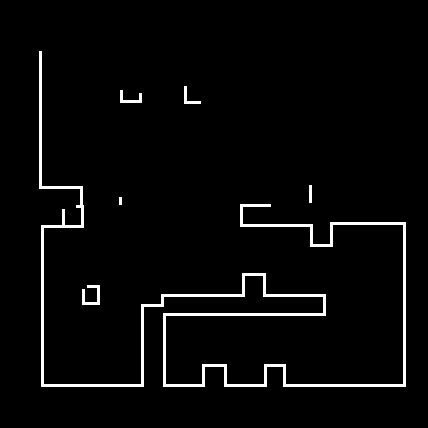
#> input picture test1.png, 428 x 428 px
$ python test_icp_correction.py
#> lines starting #> are read from the running program, lines starting #| are printed output that depends on the picture; after the words box and inside, x2 and y2 are one past the last pixel; in counts of white or black regions, pixels touching at a corner belong together; long printed decimals are rounded
### icp_map_merge.py
# -*- coding:utf-8 -*-

import numpy as np
import matplotlib.pyplot as plt
import cv2
import math
from sklearn.neighbors import NearestNeighbors


class ScanMatching():

    def __init__(self):
        pass


    # [11 lines left out: function euclidean_distance, not called in this run]


    def point_based_matching(self, point_pairs):
        """
        This function is based on the paper "Robot Pose Estimation in Unknown Environments by Matching 2D Range Scans"
        by F. Lu and E. Milios.

        :param point_pairs: the matched point pairs [((x1, y1), (x1', y1')), ..., ((xi, yi), (xi', yi')), ...]
        :return: the rotation angle and the 2D translation (x, y) to be applied for matching the given pairs of points
        """

        x_mean = 0
        y_mean = 0
        xp_mean = 0
        yp_mean = 0
        n = len(point_pairs)

        if n == 0:
            return None, None, None

        for pair in point_pairs:

            (x, y), (xp, yp) = pair

            x_mean += x
            y_mean += y
            xp_mean += xp
            yp_mean += yp

        x_mean /= n
        y_mean /= n
        xp_mean /= n
        yp_mean /= n

        s_x_xp = 0
        s_y_yp = 0
        s_x_yp = 0
        s_y_xp = 0
        for pair in point_pairs:

            (x, y), (xp, yp) = pair

            s_x_xp += (x - x_mean)*(xp - xp_mean)
            s_y_yp += (y - y_mean)*(yp - yp_mean)
            s_x_yp += (x - x_mean)*(yp - yp_mean)
            s_y_xp += (y - y_mean)*(xp - xp_mean)

        rot_angle = math.atan2(s_x_yp - s_y_xp, s_x_xp + s_y_yp)
        translation_x = xp_mean - (x_mean*math.cos(rot_angle) - y_mean*math.sin(rot_angle))
        translation_y = yp_mean - (x_mean*math.sin(rot_angle) + y_mean*math.cos(rot_angle))

        return rot_angle, translation_x, translation_y


    def icp(self, reference_points, points, max_iterations=2000, distance_threshold=1000, convergence_translation_threshold=1,
            convergence_rotation_threshold=1e-3, point_pairs_threshold=10, verbose=False):
        """
        An implementation of the Iterative Closest Point algorithm that matches a set of M 2D points to another set
        of N 2D (reference) points.

        :param reference_points: the reference point set as a numpy array (N x 2) \n
        :param points: the point that should be aligned to the reference_points set as a numpy array (M x 2) \n
        :param max_iterations: the maximum number of iteration to be executed \n
        :param distance_threshold: the distance threshold between two points in order to be considered as a pair \n
        :param convergence_translation_threshold: the threshold for the translation parameters (x and y) for the
                                                transformation to be considered converged \n
        :param convergence_rotation_threshold: the threshold for the rotation angle (in rad) for the transformation
                                                to be considered converged \n
        :param point_pairs_threshold: the minimum number of point pairs the should exist \n
        :param verbose: whether to print informative messages about the process (default: False) \n
        :return: the transformation history as a list of numpy arrays containing the rotation (R) and translation (T)
                transformation in each iteration in the format [R | T] and the aligned points as a numpy array M x 2 \n
        """

        transformation_history = []

        x, y, yaw = 0, 0, 0

        nbrs = NearestNeighbors(n_neighbors=1, algorithm='kd_tree').fit(reference_points)

        for iter_num in range(max_iterations):
            if verbose:
                print('------ iteration', iter_num, '------')

            closest_point_pairs = []  # list of point correspondences for closest point rule

            distances, indices = nbrs.kneighbors(points)
            for nn_index in range(len(distances)):
                if distances[nn_index][0] < distance_threshold:
                    closest_point_pairs.append((points[nn_index], reference_points[indices[nn_index][0]]))

            # if only few point pairs, stop process
            if verbose:
                print('number of pairs found:', len(closest_point_pairs))
            if len(closest_point_pairs) < point_pairs_threshold:
                if verbose:
                    print('No better solution can be found (very few point pairs)!')
                break

            # compute translation and rotation using point correspondences
            closest_rot_angle, closest_translation_x, closest_translation_y = self.point_based_matching(closest_point_pairs)
            if closest_rot_angle is not None:
                if verbose:
                    print('Rotation:', math.degrees(closest_rot_angle), 'degrees')
                    print('Translation:', closest_translation_x, closest_translation_y)
            if closest_rot_angle is None or closest_translation_x is None or closest_translation_y is None:
                if verbose:
                    print('No better solution can be found!')
                break

            # transform 'points' (using the calculated rotation and translation)
            c, s = math.cos(closest_rot_angle), math.sin(closest_rot_angle)
            rot = np.array([[c, -s],
                            [s, c]])
            aligned_points = np.dot(points, rot.T)
            aligned_points[:, 0] += closest_translation_x
            aligned_points[:, 1] += closest_translation_y

            # update 'points' for the next iteration
            points = aligned_points

            # update transformation history
            transformation_history.append(np.vstack((np.hstack( (rot, np.array([[closest_translation_x], [closest_translation_y]]) )), np.array([0,0,1]))))

            yaw += closest_rot_angle
            x += closest_translation_x
            y += closest_translation_y

            # check convergence
            if (abs(closest_rot_angle) < convergence_rotation_threshold) \
                    and (abs(closest_translation_x) < convergence_translation_threshold) \
                    and (abs(closest_translation_y) < convergence_translation_threshold):
                if verbose:
                    print('Converged!')
                break
        print("No. %i"%iter_num)
        return transformation_history, points, [x, y, yaw]


# [76 lines left out: functions transform_state, entropy_filter, merging_map, not called in this run]


# [71 lines that do not run on import are left out]

### ransac_map_merge.py
# -*- coding:utf-8 -*-
import cv2
import numpy as np
from matplotlib import pyplot as plt
import math
import random


class RANSAC_Map_Merging():

    def __init__(self):
        pass

    def _cal_distance(self, x1, y1, x2, y2):
        return ((x1-x2)**2 + (y1-y2)**2)**0.5

    # [364 lines left out: functions _rotation, _ransac_find_all, _ransac_find_scale, _ransac_find_rotation_translation, _similarity_index, _similarity_index_2, not called in this run]


class MAP_Function():
    def __init__(self):
        pass

    # [22 lines left out: function _transform_state, not called in this run]

    def _entropy_filter(self, prob1, prob2):
        """
        This filter is used for selecting a prob with the least entropy. \n
        Input : probability in range (0,1); (prob1, prob2). \n
        Output: probability in range (0,1); (prob1, prob2, or merged prob).
        """


        # calculate merged prob.
        prob_merged = (prob1 + prob2)/2
        # Compute entropy for each prob.
        H1 = -prob1 * math.log(prob1) - (1-prob1) * math.log(1-prob1)
        H2 = -prob2 * math.log(prob2) - (1-prob2) * math.log(1-prob2)
        Hm = -prob_merged * math.log(prob_merged) - (1-prob_merged) * math.log(1-prob_merged)

        H_min = min(H1, H2, Hm)

        if H_min == H1:
            return prob1
        elif H_min == H2:
            return prob2
        else:
            return prob_merged

    # [239 lines left out: functions _merging_map_ratio, _merging_map, _translate_image, _rotate_image, _series_merging_map, _modify_map_size and 3 more, not called in this run]

# [91 lines that do not run on import are left out]


### test_icp_correction.py
# -*- coding:utf-8 -*-
import cv2
import numpy as np
from matplotlib import pyplot as plt
import math
import random
import copy
import matplotlib.gridspec as gridspec
from skimage.data import shepp_logan_phantom
from skimage.transform import radon, rescale
from ransac_map_merge import MAP_Function, RANSAC_Map_Merging
from itertools import combinations, permutations
from icp_map_merge import ScanMatching
from sklearn.cluster import KMeans
import csv
from icp_map_merge import ScanMatching

def _merging_map(dx, dy, dtheta, dr, map1, map2):

    map2 = cv2.resize(map2, (0, 0), fx=1/dr, fy=1/dr, interpolation=cv2.INTER_CUBIC)

    r1, c1 = np.shape(map1)
    r2, c2 = np.shape(map2)
    extension = max(r2,c2)
    map_temp = np.ones(( r1 + extension*2 , c1 + extension*2 )) * 0
    map_temp[extension:extension+r1 , extension:extension+c1] = map1

    dx = dx/dr
    dy = dy/dr
    # 下面這步是為了先將Map1 和Map2的原點貼齊，否則Map2一開始會在擴充地圖的左上角。
    dx = dx + extension
    dy = dy + extension
    for row in range(r2):
        for col in range(c2):

            new_x = int( (math.cos(dtheta)*row - math.sin(dtheta)*col + dx))
            new_y = int( (math.sin(dtheta)*row + math.cos(dtheta)*col + dy))

            if new_x >= extension and new_x <= extension + r1 and new_y >= extension and new_y <= extension + c1:
                # Overlap area, use Entropy filter to determine whether adopting mixed probability or not.
                prob1 = (map_temp[new_x, new_y]+1)/257.0  # -> equals to map1 prob
                prob2 = (map2[row, col]+1)/257.0          # -> map2 prob

                prob = MAP_Function()._entropy_filter(prob1, prob2)
                map_temp[new_x, new_y] = prob*257-1

            else:
                map_temp[new_x, new_y] = map2[row, col]

    return map_temp

def _modify_map_size(merged_map):
    """
    After merging maps, size of the merged map is very large due to the extension.\n
    This function is designed to reduce parts of extension areas.\n
    """
    pos_x_white, pos_y_white = np.where(merged_map == 255)
    # pos_x_black, pos_y_black = np.where(merged_map == 0)

    pos_x_M = np.amax(pos_x_white)
    pos_x_m = np.amin(pos_x_white)
    pos_y_M = np.amax(pos_y_white)
    pos_y_m = np.amin(pos_y_white)

    reduced_map = merged_map[pos_x_m-5:pos_x_M+5, pos_y_m-5:pos_y_M+5]

    return reduced_map


if __name__ == "__main__":

    img1 = cv2.imread('test1.png')
#> img1 is the input picture: shape (428, 428, 3); 3.3% white; 6 white regions, box (x1, y1, x2, y2) and area: (39, 51, 406, 387) 5511, (82, 285, 100, 305) 174, (120, 90, 142, 103) 117, (184, 86, 201, 104) 96, (309, 185, 312, 203) 54, (119, 197, 122, 205) 24
    img2 = cv2.imread('test2.png')
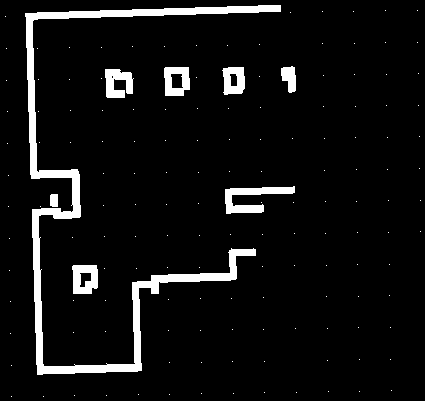
#> input picture test2.png, 425 x 401 px
#> img2 is the input picture: shape (401, 425, 3); 6.5% white; 152 white regions (144 under 20 px), largest, box (x1, y1, x2, y2) and area: (25, 5, 281, 375) 7535, (225, 186, 295, 214) 861, (105, 69, 134, 98) 585

    img1 = cv2.cvtColor(img1, cv2.COLOR_RGB2GRAY)
    img2 = cv2.cvtColor(img2, cv2.COLOR_RGB2GRAY)

    x1, y1 = np.where(img1 == 255)
#> x1 = 5976 values from 51 to 386; y1 = 5976 values, max 405 at index 1203, min 39 at index 0, mean 204.9
    pts1 = np.vstack((x1,y1)).T
#> pts1 = 5976 pairs, first value 51 to 386, second value 39 to 405
    x2, y2 = np.where(img2 == 255)
#> x2 = 11130 values from 5 to 396; y2 = 11130 values, max 420 at index 5988, min 5 at index 1562, mean 131
    pts2 = np.vstack((x2,y2)).T
#> pts2 = 11130 pairs, first value 5 to 396, second value 5 to 420

    SM = ScanMatching()
    _, pts, [x, y, yaw] = SM.icp(   reference_points=pts1,
                                    points=pts2,
                                    max_iterations=5000,
                                    distance_threshold=10,
                                    convergence_translation_threshold=1e-5,
                                    convergence_rotation_threshold=1e-3,
                                    point_pairs_threshold=2000,
                                    verbose=False)
#> after the loop in icp, `for iter_num in range(max_iterations):`: transformation_history = 26 items; x = 13.21; y = 11.79; yaw = -0.0204
#> pts = 11130 pairs, first value 23.59 to 411.6, second value 14.76 to 428.6; x = 13.21; y = 11.79; yaw = -0.0204
    print(x,y,yaw)
#| 13.215 11.791 -0.0204
    map_f = _merging_map(dx=x, dy=y, dtheta=yaw, dr=1, map1=img1, map2=img2)
#> in _merging_map, `map_temp = np.ones(( r1 + extension*2 , c1 + extension*2 )) * 0`: map_temp: shape (1278, 1278) float64; every value is 0
#> in _merging_map, `map_temp[extension:extension+r1 , extension:extension+c1] = map1`:
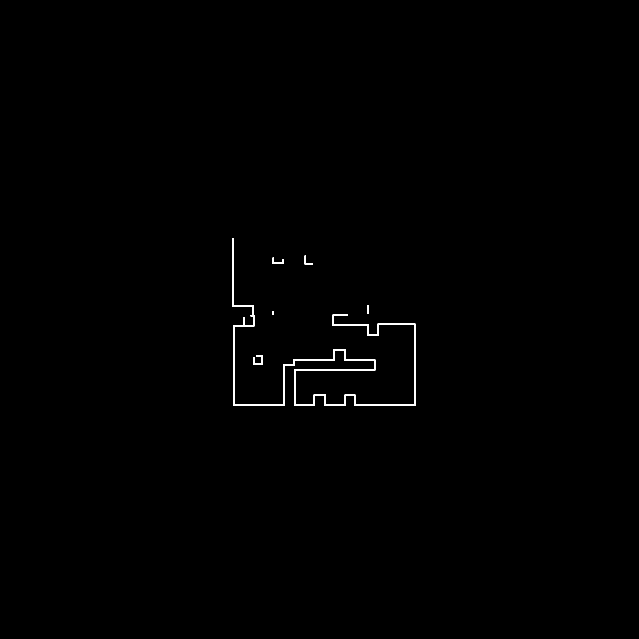
#> map_temp: shape (1278, 1278) float64 (shown at 1/2 size); 0.37% white; 6 white regions, box (x1, y1, x2, y2) and area: (464, 476, 831, 812) 5511, (507, 710, 525, 730) 174, (545, 515, 567, 528) 117, (609, 511, 626, 529) 96, (734, 610, 737, 628) 54, (544, 622, 547, 630) 24
#> in _merging_map, `dx = dx/dr`: dx = 13.21
#> in _merging_map, `dy = dy/dr`: dy = 11.79
#> in _merging_map, `dx = dx + extension`: dx = 438.2
#> in _merging_map, `dy = dy + extension`: dy = 436.8
#> the loop in _merging_map, `for row in range(r2):` made 401 passes
#> after the loop in _merging_map, `for row in range(r2):`:
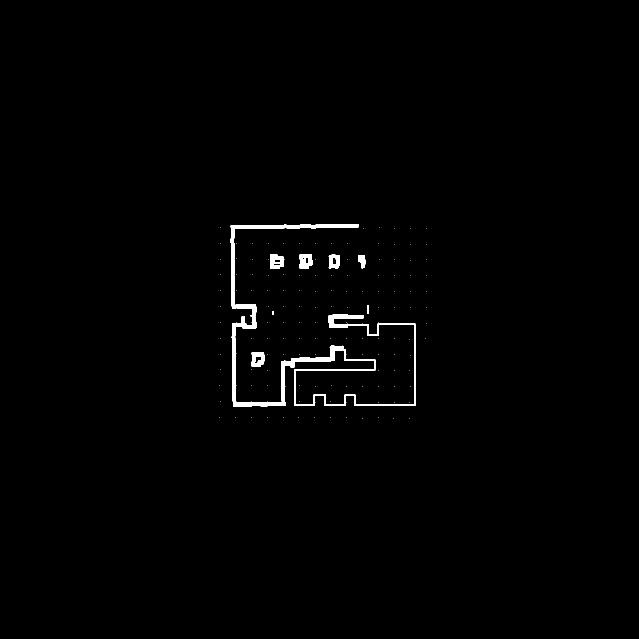
#> map_temp: shape (1278, 1278) float64 (shown at 1/2 size); 0.89% white; 145 white regions (137 under 20 px), largest, box (x1, y1, x2, y2) and area: (461, 448, 831, 813) 11704, (540, 509, 569, 538) 623, (599, 508, 626, 537) 606

    r, c = np.shape(map_f)
    for i in range(r):
        for j in range(c):
            if map_f[i, j]  > 10:
                map_f[i, j] = 255
            else:
                map_f[i, j] = 0

    # map_f = map_f.astype(np.uint8)
    map_f = _modify_map_size(merged_map=map_f)
#> in _modify_map_size, `reduced_map = merged_map[pos_x_m-5:pos_x_M+5, pos_y_m-5:pos_y_M+5]`:
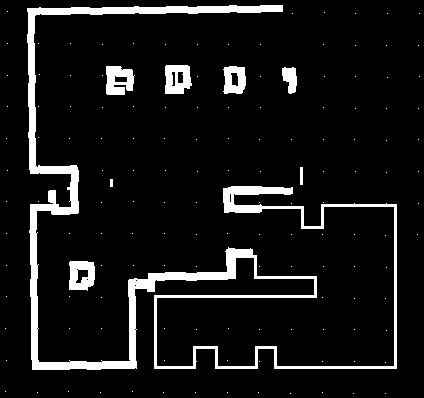
#> reduced_map: shape (398, 424) float64; 8.6% white; 145 white regions (137 under 20 px), largest, box (x1, y1, x2, y2) and area: (27, 5, 397, 370) 11704, (106, 66, 135, 95) 623, (165, 65, 192, 94) 606

    # fig, ax = plt.subplots(3, 1)
    # ax[0].imshow(map_f, cmap='gray')
    # ax[1].imshow(img1, cmap='gray')
    # ax[2].imshow(img2, cmap='gray')

    fig = plt.figure()
    gs = gridspec.GridSpec(2, 4)


    ax1 = plt.subplot(gs[:,1:])
    ax1.imshow(map_f, cmap='gray')

    ax2 = plt.subplot(gs[0, 0])
    ax2.imshow(img1, cmap='gray')

    ax3 = plt.subplot(gs[1:, 0])
    ax3.imshow(img2, cmap='gray')
    fig.tight_layout()


    # [26 lines of commented-out code are left out]

    plt.show()
